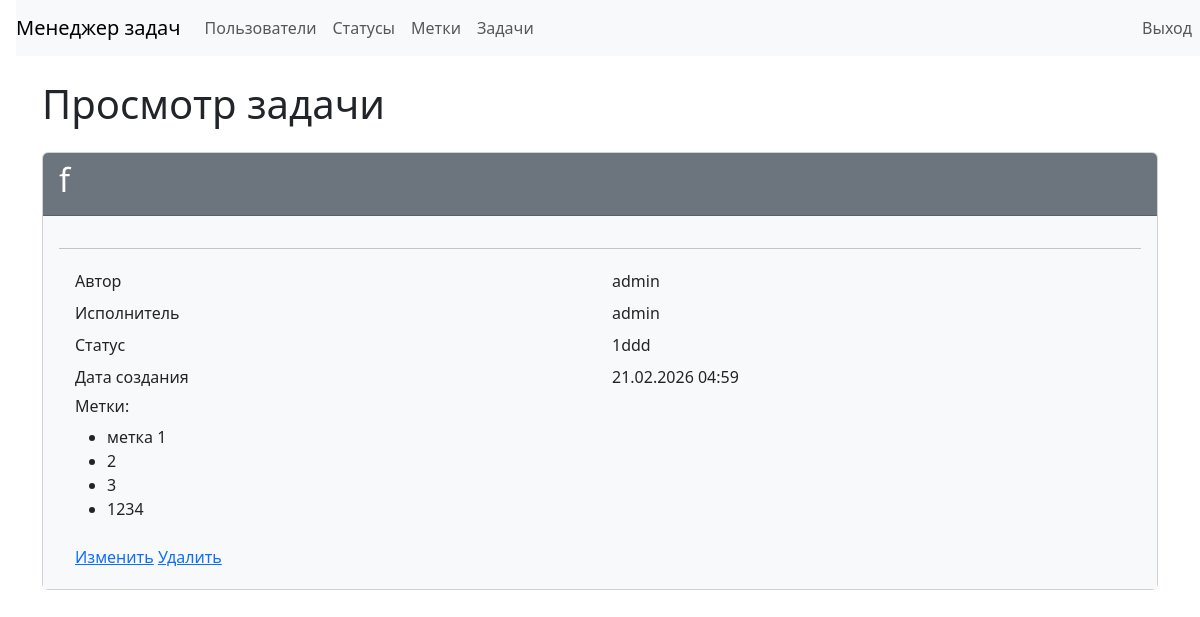
The page /tasks/2/ (signed in) on the database its author committed.
### src/task_manager/models.py (models this page shows, shortened)
class Task(models.Model):
    name = models.CharField(max_length=255, verbose_name='Имя')
    description = models.TextField(blank=True, verbose_name='Описание')
    status = models.ForeignKey(
        Status,
        on_delete=models.PROTECT,
        verbose_name='Статус',
    )
    author = models.ForeignKey(
        settings.AUTH_USER_MODEL,
        on_delete=models.PROTECT,
        related_name='created_tasks',
        verbose_name='Автор',
    )
    executor = models.ForeignKey(
        settings.AUTH_USER_MODEL,
        on_delete=models.PROTECT,
        related_name='executed_tasks',
        null=True,
        blank=True,
        verbose_name='Исполнитель',
    )
    labels = models.ManyToManyField(
        Label,
        blank=True,
        related_name='tasks',
        verbose_name='Метки')
    created_at = models.DateTimeField(
        auto_now_add=True,
        verbose_name='Дата создания',
    )

class Status(models.Model):
    name = models.CharField(max_length=255, unique=True, verbose_name='Имя')
    created_at = models.DateTimeField(auto_now_add=True, verbose_name='Дата создания')
    def __str__(self) -> str:
        return self.name

class Label(models.Model):
    name = models.CharField(max_length=255, unique=True, verbose_name='Имя')
    created_at = models.DateTimeField(
        auto_now_add=True,
        verbose_name='Дата создания'
    )

### src/task_manager/views/tasks.py (the view)
# urls.py: path("tasks/<int:pk>/", TaskDetailView.as_view(), name="task_show"),
class TaskDetailView(LoginRequiredMixin, DetailView):
    model = Task
    template_name = "tasks/show.html"
    context_object_name = "task"

### src/templates/tasks/show.html (shortened to what this page needs)
{% extends "layouts/base.html" %}
{% block content %}
<h1 class="my-4">
    Просмотр задачи
</h1>
<div class="card">
    <div class="card-header bg-secondary text-white">
        <h2>{{ task.name }}</h2>
    </div>
    <div class="card-body bg-light">
        <hr>
        <div class="container">
            <div class="row p-1">
                <div class="col">Автор</div>
                <div class="col">{{ task.author }}</div>
            </div>
            <div class="row p-1">
                <div class="col">Исполнитель</div>
                <div class="col">{{ task.executor }}</div>
            </div>
            <div class="row p-1">
                <div class="col">Статус</div>
                <div class="col">{{ task.status }}</div>
            </div>
            <div class="row p-1">
                <div class="col">Дата создания</div>
                <div class="col">{{ task.created_at|date:"d.m.Y H:i" }}</div>
            </div>
            <div class="row p-1">
                <div class="col">
                    <h6>Метки:</h6>
                    <ul>
                        {% for label in task.labels.all %}
                        <li>{{ label.name }}</li>
                        {% endfor %}
                    </ul>
                </div>
            </div>
            <div class="row p-1">
                <div class="col">
                    <a href="{% url 'task_update' task.id %}">Изменить</a>
                    <a href="{% url 'task_delete' task.id %}">Удалить</a>
                </div>
            </div>
        </div>
    </div>
</div>
{% endblock %}

### rows shown on the page
Task: name "f", author "admin", executor "admin", status "1ddd", created_at "21.02.2026 04:59"
Label: name "метка 1"
Label: name "2"
Label: name "3"
Label: name "1234"
